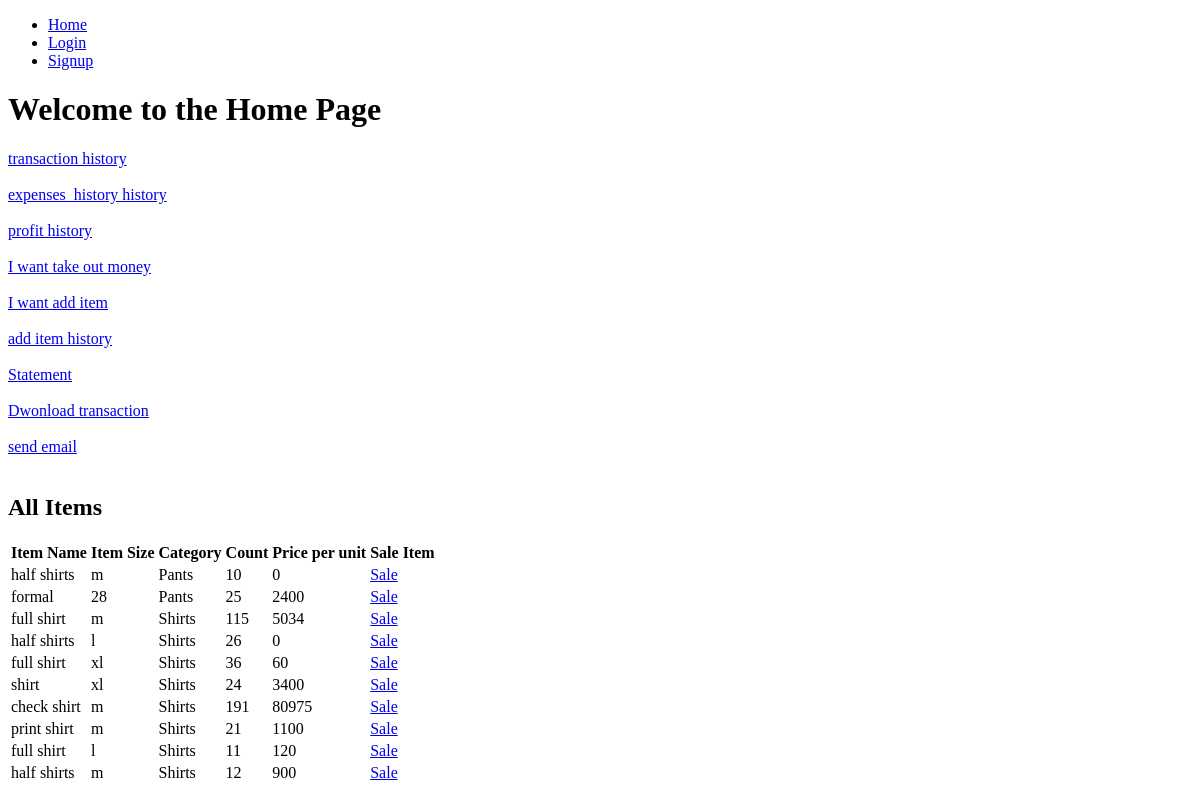
Before: / with the older database file.
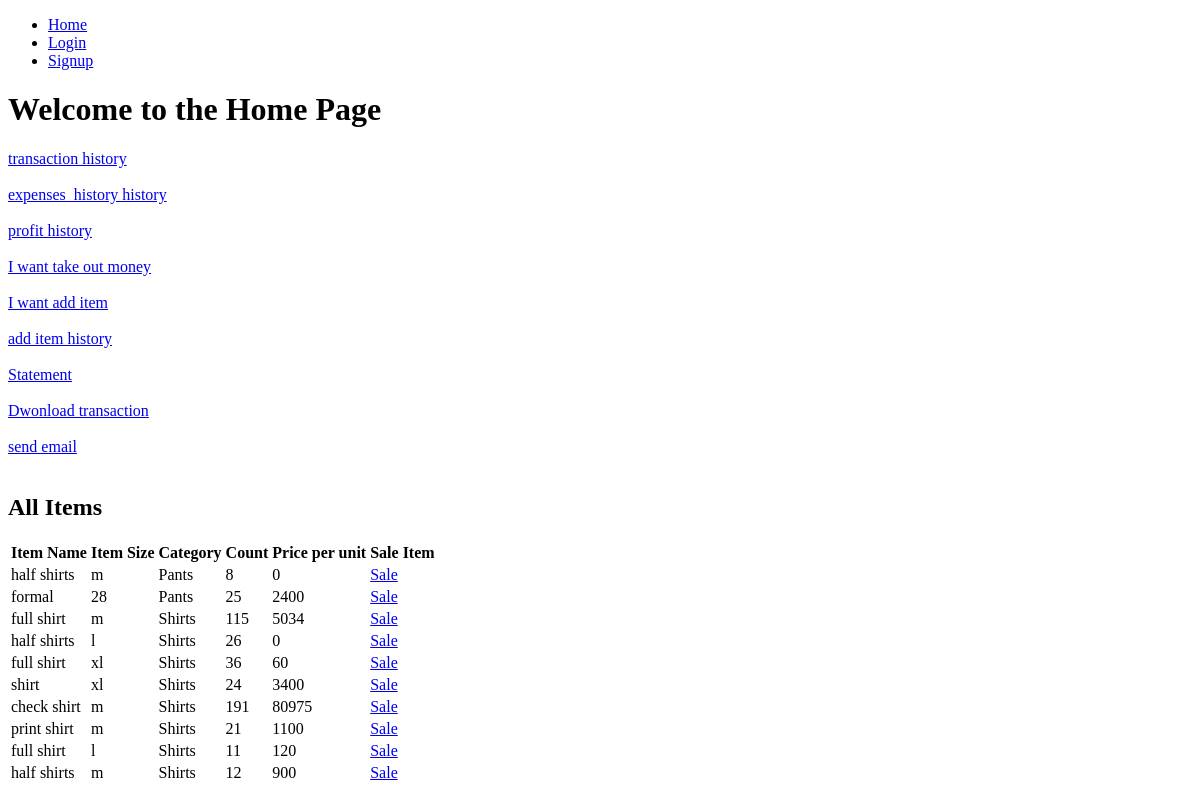
After: the same page with the newer database file.
### account/models.py (models this page shows)
class Item(models.Model):
    ITEM_CATEGORIES=[
        ('Shirt','Shirt'),
        ('Pants','Pants'),
        ('Jacket','Jacket'),
        ('Other','Other'),
    ]
    item_name=models.CharField(max_length=100)
    item_size=models.CharField(max_length=20)
    item_category=models.CharField(max_length=50,choices=ITEM_CATEGORIES,default='Other')
    item_count=models.PositiveIntegerField(default=0)
    item_price=models.PositiveIntegerField(default=0,null=True,blank=True)

### account/views.py (the view)
# urls.py: path('',views.home,name='home'),
def home(request):
    item=Item.objects.all().order_by('item_category')
    return render(request,'home.html',{'items_with_prices':item})

### account/templates/home.html (shortened to what this page needs)
<!DOCTYPE html>
<html lang="en">
<head>
</head>
<body>
    <nav>
        <ul>
            <li><a href="/">Home</a></li>
            {% if user.is_authenticated %}
            <li><a href="/logout">Logout</a></li>
            {% else %}
            <li><a href="/login">Login</a></li>
            <li><a href="/signup">Signup</a></li>
            {% endif %}
        </ul>
    </nav>
    <h1>Welcome to the Home Page</h1>
    <a href="/transaction">transaction history</a><br><br>
    <a href="/expenses_history">expenses_history history</a><br><br>
    <a href="/profit">profit history</a><br><br>
    <a href="/expenses">I want take out money</a><br><br>
    <a href="/additem">I want add item</a><br><br>
    <a href="/additem_history">add item history</a><br><br>
    <a href="/statement">Statement</a><br><br>
    <a href="/download_pdf">Dwonload transaction</a><br><br>
    <a href="/send_email_monthly">send email</a><br><br>
    <h2>All Items</h2>
    <table>
    <tr>
        <th>Item Name</th>
        <th>Item Size</th>
        <th>Category</th>
        <th>Count</th>
        <th>Price per unit</th>
        <th>Sale Item</th>
    </tr>
    {% for obj in items_with_prices %}
    <tr>
    <td>{{ obj.item_name }}</td>
    <td>{{ obj.item_size }}</td>
    <td>{{ obj.item_category }}</td>
    <td>{{ obj.item_count }}</td>
    <td>{{ obj.item_price }}</td>
    <td><a href="{% url 'sale_item' obj.id %}">Sale</a></td>
    </tr>
    {% endfor %}
    </table>
</body>
</html>

Changed rows visible on the page:
changed Item (number 1 of 10 on the later page): item_count "10" → "8"
